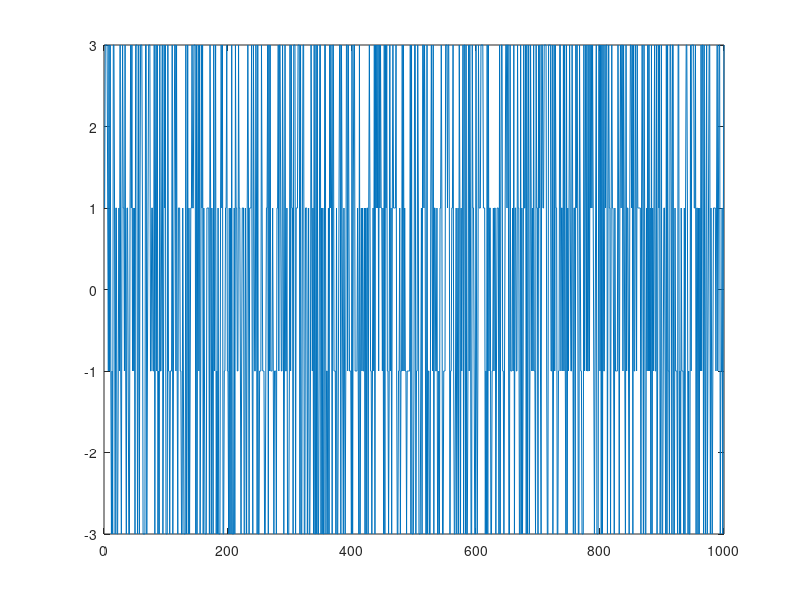

Write MATLAB code to recreate this figure. (Note: this script raises an error after producing the figure.)
clear all; clc; close all;
%% parameters
fs = 27000;
rb = 18000;
M=4;
N = 1000;
symbols = 1000;
signal_random = randi([0,(M-1)],1,N);

%% pam signal
signal_pam = zeros(1,N);
for i = 1:length(signal_random)
    if signal_random(i) == 0
        signal_pam(i) = 1;
    elseif signal_random(i) == 1
        signal_pam(i) = 3;
    elseif signal_random(i) == 2
        signal_pam(i) = -1;
    else 
        signal_pam(i) = -3;
    end
end 

figure(1)
plot(signal_pam)
%%
rs = rb / log2(M);
sps = fs / rs;

%%

rolloff_factor1 = 0;
rolloff_factor2 = 0.5;
rolloff_factor3 = 1;

span = 10; %truncrate filter symbol

h_roll0=rcosdesign(rolloff_factor1, span,sps,'sqrt');

h_roll1=rcosdesign(rolloff_factor2,span,sps ,'sqrt');

h_roll2=rcosdesign(rolloff_factor3 ,span,sps,'sqrt');

%%

fft_h0 = abs(fftshift((fft(h_roll0,length(h_roll0)))/length(h_roll0)));

fft_h1 = abs(fftshift((fft(h_roll1,length(h_roll1)))/length(h_roll1)));

fft_h2 = abs(fftshift((fft(h_roll2,length(h_roll2)))/length(h_roll2)));

f1=linspace(-fs/2,fs/2,length(h_roll0));
f2 = linspace(-fs/2,fs/2,length(h_roll1));
f3 = linspace(-fs/2,fs/2,length(h_roll2));


figure(2);
subplot(2,3,1)
plot(h_roll0); 
title('signal roll of=0.0'); 
xlabel('time(s)'); 
ylabel('Amplitude');
subplot(2,3,2)
plot(h_roll1); 
title('signal roll-off=0.5'); 
xlabel('time(s)'); 
ylabel('Amplitude');
subplot(2,3,3)
plot(h_roll2); 
title('signal roll-off=1'); 
xlabel('time(s)'); 
ylabel('Amplitude');

subplot(2,3,4)
plot(f1,(fft_h0)); 
title('frequency domain roll of= 0.0'); 
xlabel('frequency'); 
ylabel(' Amplitude');
subplot(2,3,5)
plot(f2,(fft_h1)); 
title('frequency domain roll of= 0.5'); 
xlabel('frequency'); 
ylabel(' Magnitude');
subplot(2,3,6)
plot(f3,(fft_h2)); 
title('frequency domain roll of = 1.0'); 
xlabel('frequency'); 
ylabel(' Öagnitude');

%% transmitted signal 

transmitted_h0 = upfirdn(signal_pam,h_roll0,sps,1); % sps,1 for upsample
transmitted_h1 = upfirdn(signal_pam,h_roll1,sps,1);
transmitted_h2 = upfirdn(signal_pam,h_roll2,sps,1);

%% coefficents
b = 1;
a = 1;

%% filtering 

transmitted_h0_filtered = filter(b,a,transmitted_h0);
transmitted_h1_filtered = filter(b,a,transmitted_h1);
transmitted_h2_filtered = filter(b,a,transmitted_h0);

%% awgn part
SNR= 20;
received_h0 = awgn(transmitted_h0_filtered,SNR);
received_h1 = awgn(transmitted_h1_filtered,SNR);
received_h2 = awgn(transmitted_h2_filtered,SNR);

%% filter and downsample 
yout0 = upfirdn(received_h0,h_roll0,1,sps);
yout1 = upfirdn(received_h1,h_roll1,1,sps); % 1,sps for downsample
yout2 = upfirdn(received_h2,h_roll1,1,sps);

%% remove 

yout0 = yout0(1+1:end-1);
yout1 = yout1(1+1:end-1);
yout2 = yout2(1+1:end-1);

%% eye diagram 
eyediagram(yout0,sps,1/fs,0); title(' eye diagram roll-off = 0');
eyediagram(yout1,sps,1/fs,0); title('eye diagram roll-off = 0.5');
eyediagram(yout2,sps,1/fs,0); title('eye diagram roll-off =  1');

%% 
W = 6000;
rates = [25 33 50 67 75 100];
rolls = [ rolloff_factor1 rolloff_factor2 rolloff_factor3];
for j = 1:length(rolls)
    for i = 1:length(rates)
        symbol_rates(i) = W+(W*log2(M)) / (1 + (W*rates(i)/100 ));
    end
end
figure(6)
plot(rates,symbol_rates)

for i = 1:length(rates)
    excess_bw(i) = (1 + (rolloff_factor2 * (2*rates(i))))+ W
end


for i = 1:length(rates)
    excess_bw(i) = (1 + (rolloff_factor3 * (2*rates(i))))+ W
end
